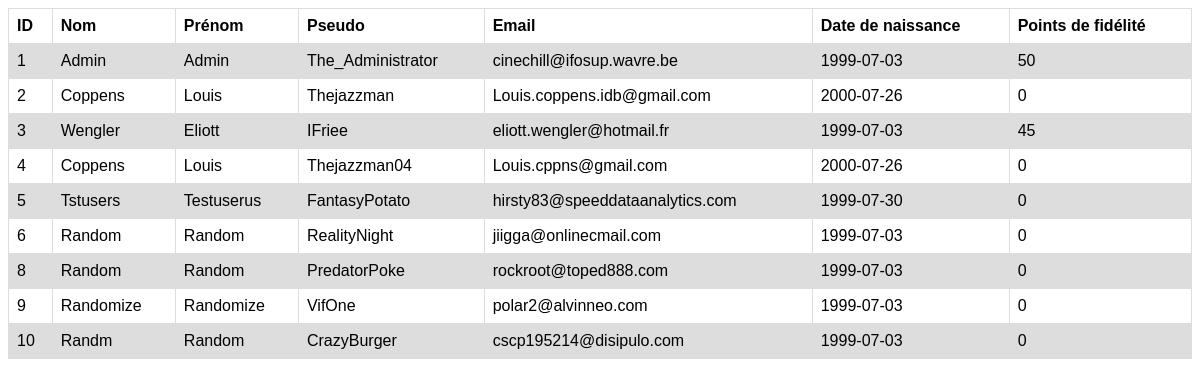
/view/user_tab.php, run on the app's committed database.
### tables this page shows
CREATE TABLE `user_tab` (
  `id_user` int(11) NOT NULL,
  `nom_user` varchar(25) DEFAULT NULL,
  `prenom_user` varchar(50) DEFAULT NULL,
  `pseudo_user` varchar(50) DEFAULT NULL,
  `password_user` varchar(60) DEFAULT NULL,
  `mail_user` varchar(100) DEFAULT NULL,
  `date_naissance_user` date DEFAULT NULL,
  `fidelite_user` int(11) DEFAULT 0
);

### model/read.php (called while the page is built, shortened)
<?php
function afficheallusers($db){
  $query = "SELECT * FROM user_tab";
  $stmt = $db->prepare($query);
  $stmt->execute();
  $result = $stmt->fetchAll();
  return $result;
}
?>

### view/user_tab.php (the view, shortened to what this page needs)
<?php
include("../model/read.php");
$result = afficheallusers($db);
if (count($result) > 0) {
  echo "<table>";
  echo "<tr>";
  echo "<th>ID</th>";
  echo "<th>Nom</th>";
  echo "<th>Prénom</th>";
  echo "<th>Pseudo</th>";
  echo "<th>Email</th>";
  echo "<th>Date de naissance</th>";
  echo "<th>Points de fidélité</th>";
  echo "</tr>";
  foreach ($result as $row) {
    echo "<tr>";
    echo "<td>" . $row["id_user"] . "</td>";
    echo "<td>" . $row["nom_user"] . "</td>";
    echo "<td>" . $row["prenom_user"] . "</td>";
    echo "<td>" . $row["pseudo_user"] . "</td>";
    echo "<td>" . $row["mail_user"] . "</td>";
    echo "<td>" . $row["date_naissance_user"] . "</td>";
    echo "<td>" . $row["fidelite_user"] . "</td>";
    echo "</tr>";
    }
    echo "</table>";
    } else {
    echo "Aucun enregistrement trouvé";
    }
?>

### view/user_tab.php (style rules this page uses)
table { font-family: arial, sans-serif; border-collapse: collapse; width: 100%; }
td, th { border: 1px solid #dddddd; text-align: left; padding: 8px; }
tr:nth-child(even) { background-color: #dddddd; }

### data on the page
user_tab: id_user "1", nom_user "Admin", prenom_user "Admin", pseudo_user "The_Administrator", mail_user "cinechill@ifosup.wavre.be", date_naissance_user "1999-07-03", fidelite_user "50"
user_tab: id_user "2", nom_user "Coppens", prenom_user "Louis", pseudo_user "Thejazzman", mail_user "Louis.coppens.idb@gmail.com", date_naissance_user "2000-07-26", fidelite_user "0"
user_tab: id_user "3", nom_user "Wengler", prenom_user "Eliott", pseudo_user "IFriee", mail_user "eliott.wengler@hotmail.fr", date_naissance_user "1999-07-03", fidelite_user "45"
user_tab: id_user "4", nom_user "Coppens", prenom_user "Louis", pseudo_user "Thejazzman04", mail_user "Louis.cppns@gmail.com", date_naissance_user "2000-07-26", fidelite_user "0"
user_tab: id_user "5", nom_user "Tstusers", prenom_user "Testuserus", pseudo_user "FantasyPotato", mail_user "hirsty83@speeddataanalytics.com", date_naissance_user "1999-07-30", fidelite_user "0"
user_tab: id_user "6", nom_user "Random", prenom_user "Random", pseudo_user "RealityNight", mail_user "jiigga@onlinecmail.com", date_naissance_user "1999-07-03", fidelite_user "0"
user_tab: id_user "8", nom_user "Random", prenom_user "Random", pseudo_user "PredatorPoke", mail_user "rockroot@toped888.com", date_naissance_user "1999-07-03", fidelite_user "0"
user_tab: id_user "9", nom_user "Randomize", prenom_user "Randomize", pseudo_user "VifOne", mail_user "polar2@alvinneo.com", date_naissance_user "1999-07-03", fidelite_user "0"
user_tab: id_user "10", nom_user "Randm", prenom_user "Random", pseudo_user "CrazyBurger", mail_user "cscp195214@disipulo.com", date_naissance_user "1999-07-03", fidelite_user "0"
